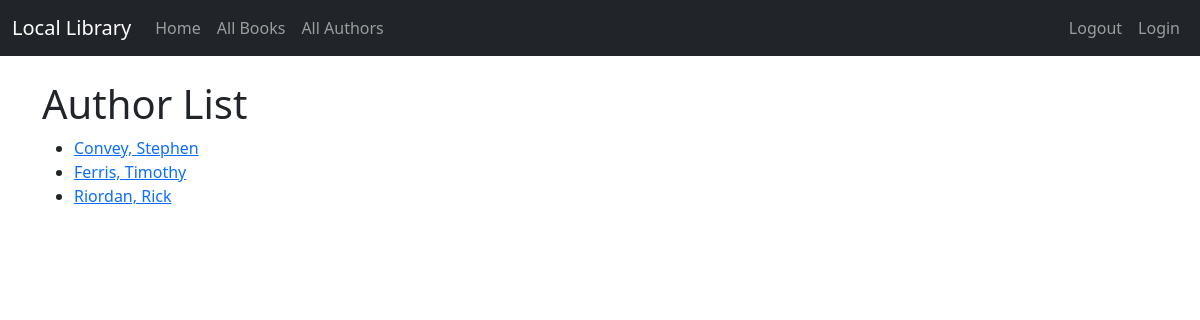
/author_list/ (signed in), run on the app's committed database.
### catalog/models.py (models this page shows)
class Author(models.Model) :
    first_name = models.CharField(max_length=100)
    last_name = models.CharField(max_length=100)
    date_of_birth = models.DateField(null=True, blank=True)
    date_of_death = models.DateField('Died', null=True, blank=True)
    class Meta:
        ordering = ['last_name', 'first_name']
    def get_absolute_url(self):
        return reverse('author_detail', args=[str(self.id)])
    def __str__(self):
        return f'{self.last_name}, {self.first_name}'

### catalog/views.py (the view)
# urls.py: path('author_list/', views.AuthorListView.as_view(), name='author_list'),
class AuthorListView(LoginRequiredMixin, generic.ListView) :
    model = Author

### catalog/templates/catalog/author_list.html
{% extends "base.html" %}
{% block content %}
  <h1>Author List</h1>
  {% if author_list %}
  <ul>
    {% for author in author_list %}
      <li>
        <a href="{{ author.get_absolute_url }}">{{ author }}</a>
      </li>
    {% endfor %}
  </ul>
  {% else %}
    <p>There are no authors in the library.</p>
  {% endif %}
{% endblock %}

### data on the page
Author: last_name+first_name "Convey, Stephen"
Author: last_name+first_name "Ferris, Timothy"
Author: last_name+first_name "Riordan, Rick"
